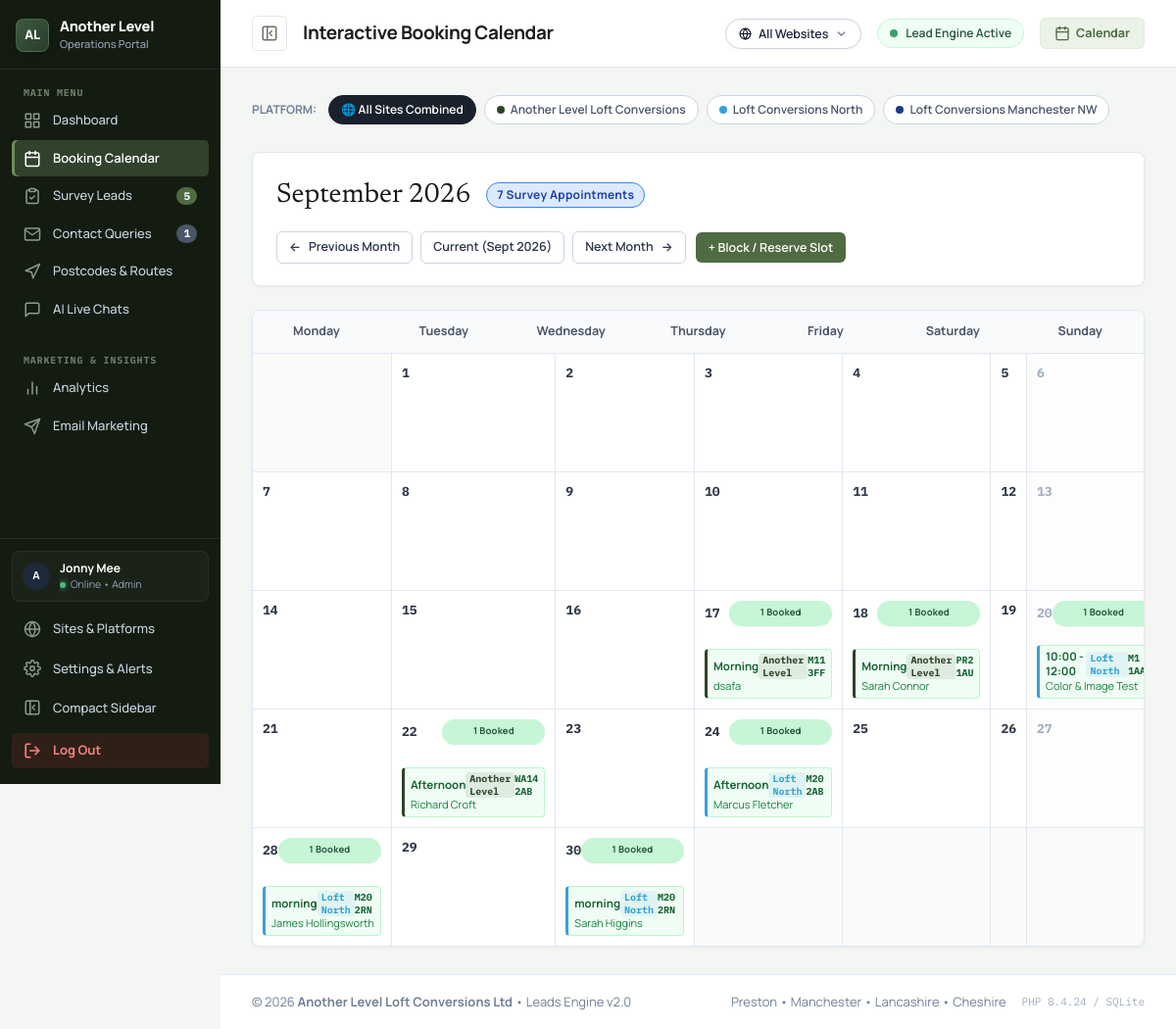
The page /panel/calendar.php (signed in) on the database its author committed.
### tables this page shows
CREATE TABLE sites (
                id INTEGER PRIMARY KEY AUTOINCREMENT,
                site_key TEXT UNIQUE NOT NULL,
                name TEXT NOT NULL,
                short_name TEXT NOT NULL,
                color TEXT NOT NULL,
                badge_bg TEXT NOT NULL,
                domain TEXT,
                phone TEXT,
                email TEXT,
                is_active INTEGER DEFAULT 1,
                created_at DATETIME DEFAULT CURRENT_TIMESTAMP
            );

CREATE TABLE bookings (
            id INTEGER PRIMARY KEY AUTOINCREMENT,
            reference_id TEXT UNIQUE NOT NULL,
            property_type TEXT,
            postcode TEXT,
            address TEXT,
            loft_height TEXT,
            preferred_date TEXT NOT NULL,
            preferred_slot TEXT NOT NULL,
            name TEXT NOT NULL,
            phone TEXT NOT NULL,
            email TEXT,
            status TEXT DEFAULT 'New',
            internal_notes TEXT,
            source_page TEXT,
            ip_address TEXT,
            device_type TEXT,
            browser TEXT,
            location_city TEXT,
            referrer TEXT,
            created_at DATETIME DEFAULT CURRENT_TIMESTAMP,
            updated_at DATETIME DEFAULT CURRENT_TIMESTAMP
        , site_id INTEGER DEFAULT 1);

### panel/calendar.php (the view, shortened to what the rows shown need)
<?php
require_once __DIR__ . '/includes/auth.php';
require_once __DIR__ . '/includes/sites.php';
$siteFilter = buildSiteFilterSql('site_id', 'AND');
$selectedYear  = isset($_GET['year']) ? (int)$_GET['year'] : 2026;
$selectedMonth = isset($_GET['month']) ? (int)$_GET['month'] : 9;
$monthStr = sprintf('%04d-%02d', $selectedYear, $selectedMonth);
$monthName = date('F Y', strtotime("{$selectedYear}-{$selectedMonth}-01"));
$calSql = "
    SELECT * FROM bookings
    WHERE preferred_date LIKE ?
      AND LOWER(status) NOT IN ('cancelled', 'lost', 'spam')
      " . $siteFilter['clause'] . "
    ORDER BY preferred_date ASC, preferred_slot ASC
";
$stmt = $db->prepare($calSql);
$calParams = array_merge(["{$monthStr}%"], $siteFilter['params']);
$stmt->execute($calParams);
$monthBookings = $stmt->fetchAll(PDO::FETCH_ASSOC);
$bookingsByDate = [];
foreach ($monthBookings as $b) {
    $d = $b['preferred_date'];
    if (!isset($bookingsByDate[$d])) {
        $bookingsByDate[$d] = [];
    }
    $bookingsByDate[$d][] = $b;
}
$daysInMonth = function_exists('cal_days_in_month')
    ? cal_days_in_month(CAL_GREGORIAN, $selectedMonth, $selectedYear)
    : (int)date('t', strtotime(sprintf('%04d-%02d-01', $selectedYear, $selectedMonth)));
$pageTitle = "Interactive Booking Calendar";
require_once __DIR__ . '/includes/header.php';
?>
<div class="calendar-admin-wrap">
  <div class="site-tabs-bar" style="display:flex;align-items:center;gap:8px;overflow-x:auto;padding-bottom:12px;margin-bottom:16px">
    <?php foreach (getAllSites() as $st): $isActiveSt = (!$isAllSites && $activeSite && $activeSite['id'] == $st['id']); ?>
      <a href="?switch_site=<?php echo $st['id']; ?>&year=<?php echo $selectedYear; ?>&month=<?php echo $selectedMonth; ?>" class="site-tab-pill <?php echo $isActiveSt ? 'active' : ''; ?>" style="text-decoration:none;padding:5px 12px;border-radius:20px;font-size:12px;font-weight:600;display:inline-flex;align-items:center;gap:6px;border:1px solid <?php echo $isActiveSt ? $st['color'] : '#CBD5E1'; ?>;background:<?php echo $isActiveSt ? $st['color'] : '#FFFFFF'; ?>;color:<?php echo $isActiveSt ? '#FFFFFF' : '#4A5568'; ?>">
        <span style="width:8px;height:8px;border-radius:50%;background:<?php echo $isActiveSt ? '#FFFFFF' : $st['color']; ?>;display:inline-block"></span>
        <span><?php echo htmlspecialchars($st['name']); ?></span>
      </a>
    <?php endforeach; ?>
  </div>
  <div class="panel-card calendar-header-card">
    <div class="calendar-header-flex">
      <div class="calendar-title-box">
        <h2 class="calendar-month-title">
          <?php echo htmlspecialchars($monthName); ?>
        </h2>
      </div>
    </div>
  </div>
  <div class="panel-card calendar-grid-card">
    <div class="calendar-days-grid">
      <?php
      for ($day = 1; $day <= $daysInMonth; $day++) {
          $dateFormatted = sprintf('%04d-%02d-%02d', $selectedYear, $selectedMonth, $day);
          $dayOfWeek = (int)date('N', strtotime($dateFormatted));
          $isSunday = ($dayOfWeek === 7);
          $dayBookings = $bookingsByDate[$dateFormatted] ?? [];
          $slotCount = count($dayBookings);
          $isFull = ($slotCount >= 3);
          ?>
          <div
            class="cal-day-cell <?php echo $isSunday ? 'cal-day-sunday' : ''; ?> <?php echo $slotCount > 0 ? 'has-bookings' : ''; ?>"
            <?php if ($slotCount > 0): ?>
            onclick="handleDayCellClick(<?php echo htmlspecialchars(json_encode($dayBookings)); ?>)"
            title="<?php echo $slotCount; ?> appointment(s) - Click to view details"
            <?php endif; ?>
          >
            <div class="cal-day-top">
              <span class="cal-day-number">
                <?php echo $day; ?>
              </span>
              <?php if ($isFull): ?>
                <span class="badge cal-badge-full">FULL</span>
              <?php elseif ($slotCount > 0): ?>
                <span class="badge cal-badge-booked">
                  <span class="booked-full"><?php echo $slotCount; ?> booked</span>
                </span>
              <?php endif; ?>
            </div>
            <div class="cal-bookings-list">
              <?php foreach ($dayBookings as $bk): ?>
                <?php
                  $bSiteId = (int)($bk['site_id'] ?? 1);
                  $bSite = getSiteById($bSiteId);
                  $bColor = $bSite ? $bSite['color'] : '#2D4428';
                  $bShort = $bSite ? $bSite['short_name'] : 'AL';
                ?>
                <div
                  class="cal-lead-pill"
                  style="border-left: 3.5px solid <?php echo htmlspecialchars($bColor); ?>"
                  onclick="event.stopPropagation(); viewBookingDetails(<?php echo htmlspecialchars(json_encode($bk)); ?>)"
                  title="<?php echo htmlspecialchars($bSite ? $bSite['name'] : 'Site'); ?> - <?php echo htmlspecialchars($bk['name']); ?>"
                >
                  <div class="cal-lead-slot-row">
                    <span class="cal-lead-slot"><?php echo htmlspecialchars($bk['preferred_slot']); ?></span>
                    <span class="mono-badge" style="font-size:10px;padding:0 4px;background:<?php echo htmlspecialchars($bColor); ?>18;color:<?php echo htmlspecialchars($bColor); ?>;border-color:<?php echo htmlspecialchars($bColor); ?>40;font-weight:700"><?php echo htmlspecialchars($bShort); ?></span>
                    <span class="cal-lead-postcode"><?php echo htmlspecialchars($bk['postcode']); ?></span>
                  </div>
                  <div class="cal-lead-name">
                    <?php echo htmlspecialchars($bk['name']); ?>
                  </div>
                </div>
              <?php endforeach; ?>
            </div>
          </div>
          <?php
      }
      ?>
    </div>
  </div>
</div>
<?php require_once __DIR__ . '/includes/footer.php'; ?>

### panel/includes/header.php (shortened to what the rows shown need)
<?php
require_once __DIR__ . '/auth.php';
require_once __DIR__ . '/sites.php';
$currentUser = getCurrentUser();
$allSitesList = getAllSites();
$isAllSites = isAllSitesMode();
?>
<!DOCTYPE html>
<html lang="en">
<head>
  <link rel="stylesheet" href="css/panel.css?v=<?php echo time(); ?>">
</head>
<body class="panel-body">
<div class="panel-wrapper">
  <aside class="panel-sidebar" id="panelSidebar">
    <div class="sidebar-footer">
      <div class="sidebar-user-mini" style="display:flex;align-items:center;gap:10px;padding:8px 10px;margin-bottom:8px;border-radius:8px;background:rgba(255,255,255,0.03);border:1px solid rgba(255,255,255,0.06);">
        <div class="user-avatar" style="width:28px;height:28px;font-size:11px;background:#1E293B;color:#FFFFFF;border-radius:50%;display:flex;align-items:center;justify-content:center;font-weight:700;flex-shrink:0;">
          <?php echo strtoupper(substr($currentUser['username'] ?? 'J', 0, 1)); ?>
        </div>
        <div style="flex:1;min-width:0;overflow:hidden">
          <div style="font-size:12px;font-weight:700;color:#FFFFFF;white-space:nowrap;overflow:hidden;text-overflow:ellipsis">
            <?php echo htmlspecialchars($currentUser['full_name'] ?? 'Jonny Mee'); ?>
          </div>
          <div style="font-size:10.5px;color:#94A3B8;display:flex;align-items:center;gap:5px">
            <span class="status-dot-green"></span> Online &bull; Admin
          </div>
        </div>
      </div>
    </div>
  </aside>
  <div class="panel-main">
    <header class="panel-topbar">
      <div class="topbar-left">
        <div class="mobile-topbar-brand">
          <div>
            <h1 class="topbar-title">
              <span class="topbar-title-full"><?php echo htmlspecialchars($pageTitle); ?></span>
            </h1>
          </div>
        </div>
      </div>
    </header>
    <main class="panel-content">

### rows shown on the page
sites: name "Another Level Loft Conversions"
sites: name "Loft Conversions North"
sites: name "Loft Conversions Manchester NW"
bookings: preferred_slot "Morning", site.short_name "Another Level", postcode "M11 3FF", name "dsafa"
bookings: preferred_slot "Morning", site.short_name "Another Level", postcode "PR2 1AU", name "Sarah Connor"
bookings: preferred_slot "10:00 - 12:00", site.short_name "Loft North", postcode "M1 1AA", name "Color & Image Test"
bookings: preferred_slot "Afternoon", site.short_name "Another Level", postcode "WA14 2AB", name "Richard Croft"
bookings: preferred_slot "Afternoon", site.short_name "Loft North", postcode "M20 2AB", name "Marcus Fletcher"
bookings: preferred_slot "morning", site.short_name "Loft North", postcode "M20 2RN", name "James Hollingsworth"
bookings: preferred_slot "morning", site.short_name "Loft North", postcode "M20 2RN", name "Sarah Higgins"

### other values the page prints
$newBookingsCount "5"
$newContactsCount "1"
substr($currentUser['username'] ?? 'J', 0, 1) "A"
$currentUser['full_name'] "Jonny Mee"
$pageTitle "Interactive Booking Calendar"
$monthName "September 2026"
count($monthBookings) "7"
$slotCount "1"
phpversion() "8.4.24"
